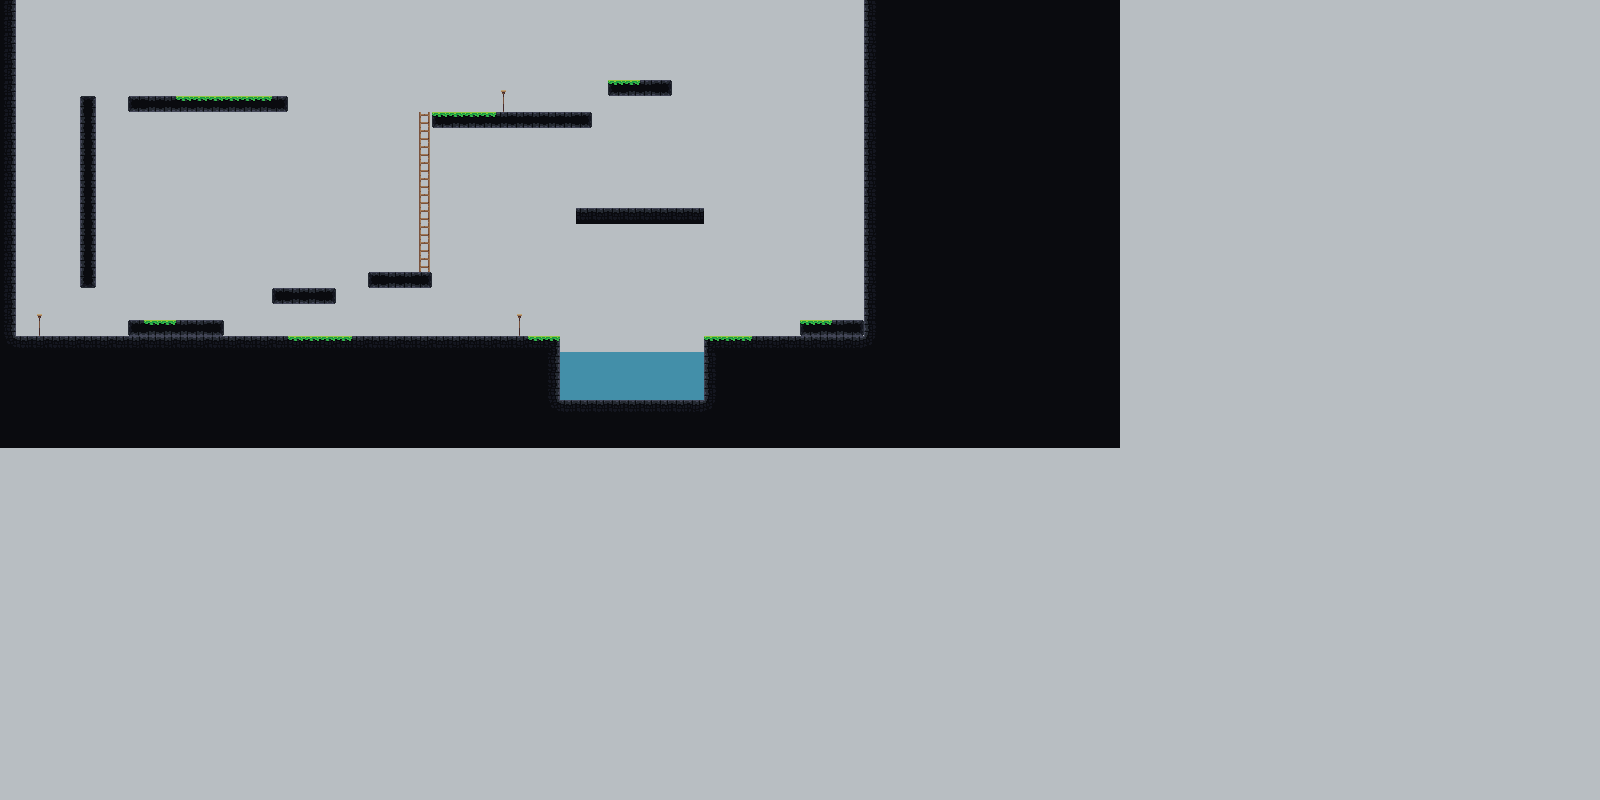

This is a level from a 2D game, rendered from its Tiled map with the project's own tilesets. A one-line summary and the map file follow, with tile-layer data summarised:
An orthogonal 100x50 tile map with 16x16 px tiles, 3 tile layers (GroundTiles, Foreground, Background), 2 tilesets and 21 objects (3x torch, 2x platform, Water, ladder).

<map version="1.10" tiledversion="1.10.1" orientation="orthogonal" renderorder="right-down" width="100" height="50" tilewidth="16" tileheight="16" infinite="0" backgroundcolor="#b8bec2" nextlayerid="11" nextobjectid="154">
 <tileset firstgid="1" name="sp_ground" tilewidth="16" tileheight="16" tilecount="192" columns="16">
  <image source="TileImages/sp_ground.png" width="259" height="200" />
 </tileset>
 <tileset firstgid="193" name="sp_objects" tilewidth="16" tileheight="16" tilecount="66" columns="11">
  <image source="TileImages/sp_objects.png" width="176" height="96" />
 </tileset>
 <layer id="1" name="GroundTiles" width="100" height="50">
  <data>[5000 cells, 911 non-empty, 27 distinct tile ids]</data>
 </layer>
 <layer id="7" name="Foreground" width="100" height="50">
  <data>[5000 cells, 25 non-empty, 1 distinct tile ids]</data>
 </layer>
 <layer id="8" name="Background" width="100" height="50">
  <data>[5000 cells, 6 non-empty, 2 distinct tile ids]</data>
 </layer>
 <objectgroup id="9" name="Particles">
  <object id="149" name="Torch" type="torch" x="32" y="304" width="16" height="16" />
  <object id="150" name="Torch" type="torch" x="512" y="304" width="16" height="16" />
  <object id="151" name="Torch" type="torch" x="496" y="80" width="16" height="16" />
 </objectgroup>
 <objectgroup color="#e1005500" id="2" name="GroundCollision">
  <object id="105" name="Platform" type="platform" x="560" y="320">
   <polyline points="0,0 96,0" />
  </object>
  <object id="118" x="0" y="0" width="16" height="336" />
  <object id="121" x="864" y="0" width="160" height="336" />
  <object id="122" x="432" y="112" width="160" height="16" />
  <object id="123" x="272" y="288" width="64" height="16" />
  <object id="124" x="368" y="272" width="64" height="16" />
  <object id="125" x="128" y="320" width="96" height="16" />
  <object id="127" x="80" y="96" width="16" height="192" />
  <object id="130" x="800" y="320" width="64" height="16" />
  <object id="132" x="608" y="80" width="64" height="16" />
  <object id="137" x="128" y="96" width="160" height="16" />
  <object id="138" x="0" y="336" width="560" height="112" />
  <object id="140" x="704" y="336" width="320" height="112" />
  <object id="141" name="Platform" type="platform" x="768" y="288">
   <polyline points="0,-16 0,-192" />
  </object>
  <object id="142" x="560" y="400" width="144" height="48" />
  <object id="153" x="576" y="208" width="128" height="16" />
 </objectgroup>
 <objectgroup id="10" name="Camera" />
 <objectgroup id="6" name="Water">
  <object id="143" name="Water" x="560" y="352" width="144" height="48" />
 </objectgroup>
 <objectgroup id="5" name="Interactable">
  <object id="101" name="Ladder" type="ladder" x="416" y="112" width="16" height="160" />
 </objectgroup>
</map>
